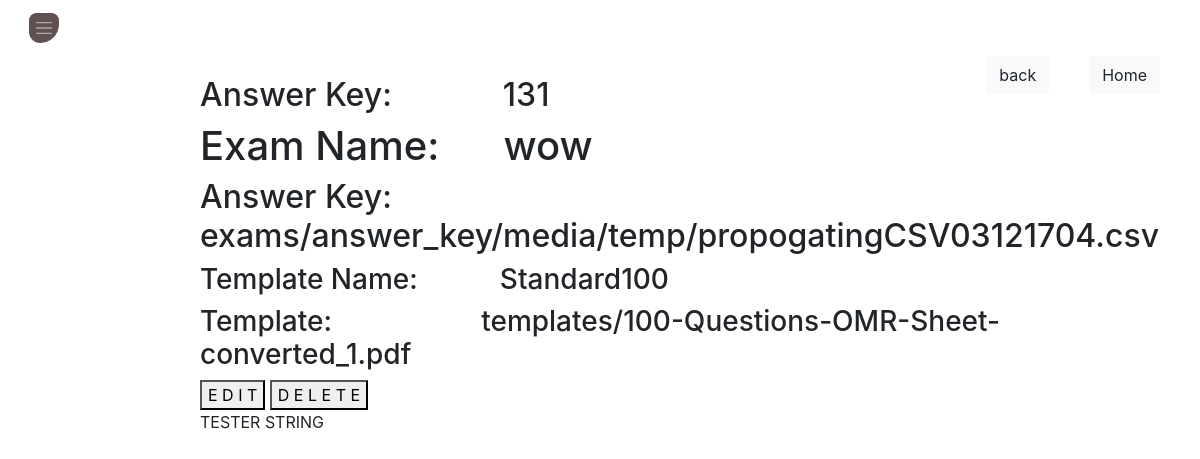
/functions/exam-detail/wow (signed in), run on the app's committed database.
### functions/models.py (models this page shows, shortened)
class Exam(models.Model):
        user = models.ForeignKey(User,on_delete=models.CASCADE)
        exam_name = models.CharField(max_length = 200)
        ansKey = models.FileField(null=True,blank=True,upload_to='exams/answer_key/' )
        ansKeyImg = models.FileField(default="default.jpg", null=True,blank=True,upload_to='exams/answer_key_img/' )
        template = models.ForeignKey(omr_templates,on_delete=models.PROTECT)
        date = models.DateTimeField(default = timezone.now)

class omr_templates(models.Model):
        pdf_name = models.CharField(max_length = 120)
        pdf = models.FileField(null=False,blank=False,upload_to='templates/' )
        user = models.ForeignKey(User,on_delete=models.CASCADE)

### functions/views.py (the view)
# urls.py: path('exam-detail/<str:name>',login_required(exam_detail_view.as_view()),name='exam-detail'),
class exam_detail_view(DetailView):
    template_name = "exam_detail.html/"
    context_object_name = 'object'
    def get_object(self):
        obj = Exam.objects.filter(exam_name=self.kwargs['name'])
        return obj
    def get_context_data(self, **kwargs):
        context = super().get_context_data(**kwargs)
        oprating_object = self.get_object()
        context['Tester'] = "TESTER STRING"
        return context

### functions/templates/exam_detail.html (shortened to what this page needs)
{% extends 'base.html' %}
{% load static %}
{% block link %}
<link rel="stylesheet" href="{% static "css/exam_detail.css" %}">
{% endblock link %}
{% block content %}
<div class="pos-f-t">
<nav class="navbar navbar-dark">
  <button class="navbar-toggler" type="button" data-toggle="collapse" data-target="#navbarToggleExternalContent" aria-controls="navbarToggleExternalContent" aria-expanded="false" aria-label="Toggle navigation">
    <span class="navbar-toggler-icon"></span>
  </button>
</nav>
</div>
<a href="{% url 'home-page'%}"><h3 class="homeNav"><button type="button" class="btn btn-light">Home</button></h3></a>
<a href={% url 'all-exams' %} ><h3 class="homeNav"><button type="button" class="btn btn-light">back</button></h3></a>
<div class="template-list">
  <h2>Answer Key:&nbsp&nbsp&nbsp&nbsp&nbsp&nbsp&nbsp &nbsp&nbsp&nbsp&nbsp   {{object.first.id}}</h2>
<h1>Exam Name:&nbsp&nbsp&nbsp&nbsp&nbsp {{object.first.exam_name}}</h1>
<h2>Answer Key:&nbsp&nbsp&nbsp&nbsp&nbsp&nbsp&nbsp &nbsp&nbsp&nbsp&nbsp   {{object.first.ansKey}}</h2>
<h3>Template Name: &nbsp&nbsp&nbsp&nbsp&nbsp&nbsp&nbsp&nbsp&nbsp  {{object.first.template.pdf_name}}</h3>
<h3>Template:  &nbsp&nbsp&nbsp&nbsp&nbsp&nbsp&nbsp&nbsp&nbsp&nbsp&nbsp&nbsp&nbsp&nbsp&nbsp&nbsp&nbsp&nbsp {{object.first.template.pdf}}</h3>
<a href="{% url 'exam-update' object.first.id%}"><button  name="button">E D I T</button></a>
<a href="{% url 'exam-delete' object.first.id%}"><button  name="button">D E L E T E</button></a>
<p>{{Tester}}</p>
</div>
{% endblock content %}

### Static_dev/static/css/exam_detail.css (style rules this page uses)
.navbar-toggler-icon { background-color: #605052; background-size: 20px; border-radius: 20px 20px 50px 30px; }
a:-webkit-any-link { color: -webkit-link; cursor: pointer; text-decoration: none; background-color: transparent; }
.homeNav { float:right; margin-right:40px; }
.template-list { margin-top:20px; margin-left:200px; }

### data on the page
Exam: first.id "131", first.exam_name "wow", first.ansKey "exams/answer_key/media/temp/propogatingCSV03121704.csv", first.template.pdf_name "Standard100", first.template.pdf "templates/100-Questions-OMR-Sheet-converted_1.pdf"

### other printed values
{{ Tester }} "TESTER STRING"
